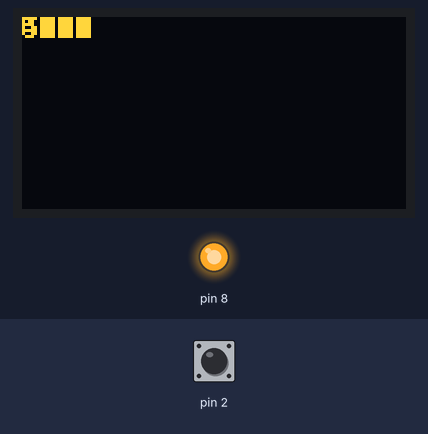
Recording of a sketch running on a simulated Arduino Uno, built with avr-gcc and run on an emulated ATmega328P. Parts: 128×64 one-colour display, output pins drawn as LEDs (lit = HIGH). The test bench sets the inputs (shaded band); at power-on: pin 2 HIGH. The OLED is the two-colour kind (top 16 rows yellow); the display library's start-up logo is not drawn; random numbers use the default seed unless the sketch sets one.

Above: at 5.4 s.
5.5 s: pin 2 pulled LOW for 0.15 s
At 7.6 s:
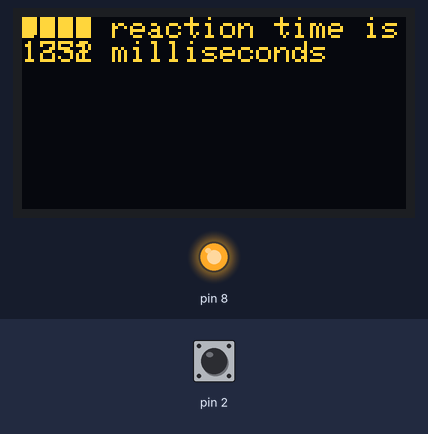
8.5 s: pin 2 pulled LOW for 1 s
At 9.1 s:
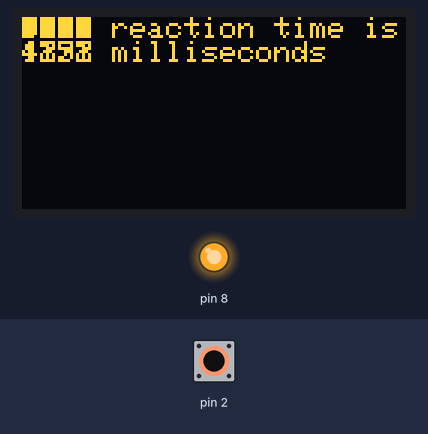
10.1 s: pin 2 pulled LOW for 0.15 s
At 10.9 s:
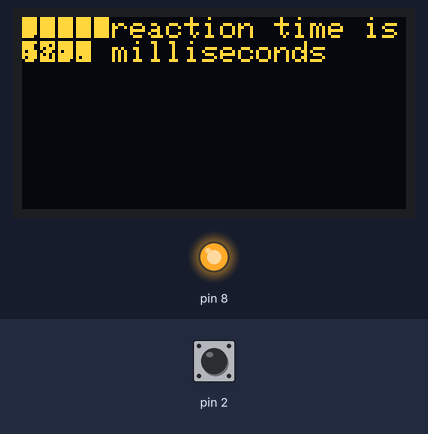
11.7 s: pin 2 pulled LOW for 1 s
Timing chart, 0 to 14.7 s (numbered marks = the images above; inputs shaded):
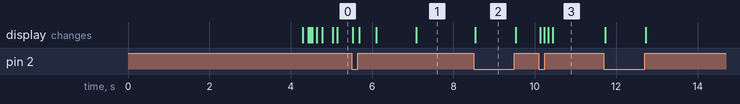

Measured:
- after the input at 8.5 s, the display: changes at once (image 2)

The sketch:

reflex_game.ino
```cpp
#include <SPI.h>
#include <Wire.h>
#include <Adafruit_GFX.h>
#include <Adafruit_SSD1306.h>

#define OLED_RESET 4
Adafruit_SSD1306 display(OLED_RESET);

#define NUMFLAKES 10
#define XPOS 0
#define YPOS 1
#define DELTAY 2

volatile int startTime;


#define LOGO16_GLCD_HEIGHT 16
#define LOGO16_GLCD_WIDTH  16
static const unsigned char PROGMEM logo16_glcd_bmp[] =
{ B00000000, B11000000,
  B00000001, B11000000,
  B00000001, B11000000,
  B00000011, B11100000,
  B11110011, B11100000,
  B11111110, B11111000,
  B01111110, B11111111,
  B00110011, B10011111,
  B00011111, B11111100,
  B00001101, B01110000,
  B00011011, B10100000,
  B00111111, B11100000,
  B00111111, B11110000,
  B01111100, B11110000,
  B01110000, B01110000,
  B00000000, B00110000 };


void setup()   {
  Serial.begin(9600);


  display.begin(SSD1306_SWITCHCAPVCC, 0x3C);

  // Show image buffer on the display hardware.
  // Since the buffer is intialized with an Adafruit splashscreen
  // internally, this will display the splashscreen.
  display.display();
  delay(2000);

  // Clear the buffer.
  display.clearDisplay();
  display.display();
pinMode(2,INPUT_PULLUP);
pinMode(8, OUTPUT);

randomSeed(analogRead(0));
int waitTime=random(1000,5000);
delay(waitTime);
digitalWrite(8, HIGH);
startTime=millis();
attachInterrupt(0,BANG,CHANGE);

}

void BANG(){
int thisTime=millis();

  display.setTextSize(1);
  display.setTextColor(WHITE);
  display.setCursor(0,0);
  display.println("Your reaction time is");
  display.print(thisTime-startTime);
  display.print(" milliseconds");
  display.display();
}


void loop() {
  display.setTextSize(1);
  display.setTextColor(WHITE);
  display.setCursor(0,0);

  display.println(millis());

  display.display();
}
```
